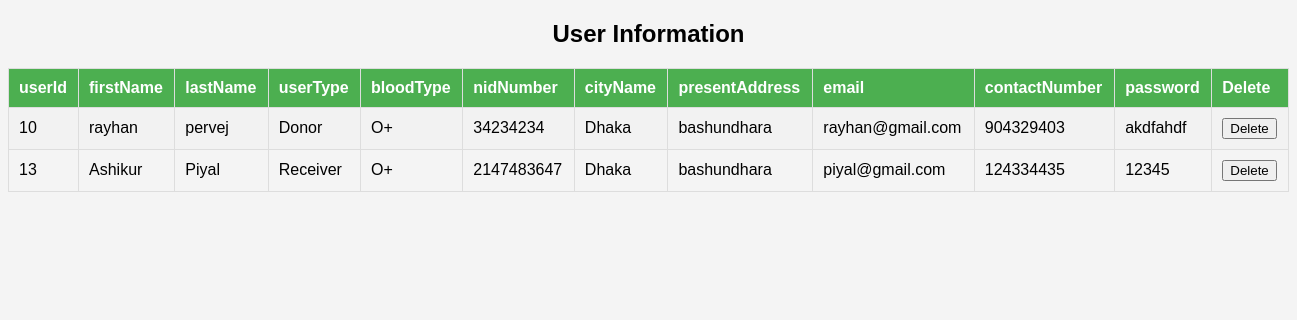
Before: /admin/fetchUserData.php with the older database file.
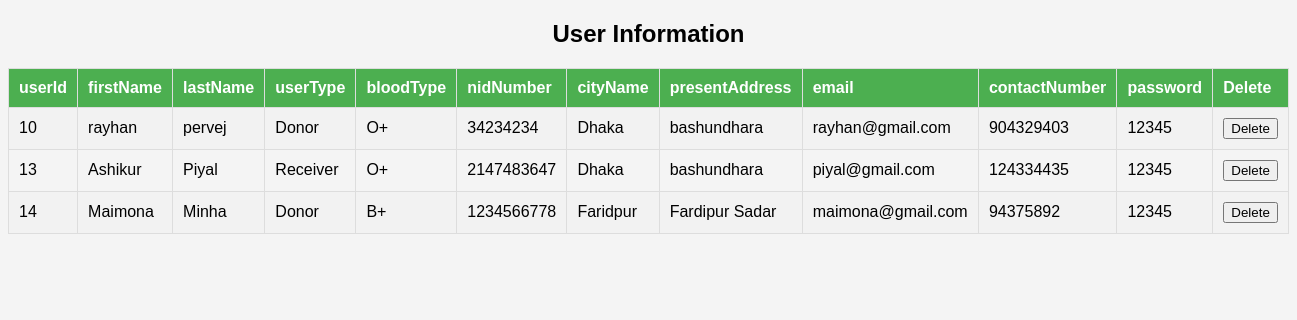
After: the same page with the newer database file.
### tables this page shows
CREATE TABLE `userinfo` (
  `userId` int(15) NOT NULL,
  `firstName` varchar(15) NOT NULL,
  `lastName` varchar(15) NOT NULL,
  `userType` varchar(15) NOT NULL,
  `bloodType` varchar(15) NOT NULL,
  `nidNumber` int(15) NOT NULL,
  `cityName` varchar(15) NOT NULL,
  `presentAddress` varchar(100) NOT NULL,
  `email` varchar(30) NOT NULL,
  `contactNumber` int(15) NOT NULL,
  `password` varchar(15) NOT NULL
);

### admin/fetchUserData.php (the view, shortened to what this page needs)
<?php
$host = 'localhost';
$username = 'root';
$password = '';
$database = 'quickBlood';
$tableName = 'userinfo';
$conn = new mysqli($host, $username, $password, $database);
$sql = "SELECT * FROM $tableName";
$result = $conn->query($sql);
$dataArray = [];
if ($result->num_rows > 0) {
    while ($row = $result->fetch_assoc()) {
        $dataArray[] = $row;
    }
}
?>
<!DOCTYPE html>
<html lang="en">
<head>
</head>
<body>
    <h2>User Information</h2>
    <?php
        if (!empty($dataArray)) {
            echo '<table>';
            echo '<tr>';
            foreach ($dataArray[0] as $key => $value) {
                echo '<th>' . $key . '</th>';
            }
            echo '<th>Delete</th>';
            echo '</tr>';
            foreach ($dataArray as $row) {
                echo '<tr>';
                foreach ($row as $value) {
                    echo '<td>' . $value . '</td>';
                }
                echo '<td><button>Delete</button></td>';
                echo '</tr>';
            }
            echo '</table>';
        } else {
            echo '<p>No user data available</p>';
        }
    ?>
</body>
</html>

### admin/fetchUserData.php (style rules this page uses)
body { font-family: Arial, sans-serif; background-color: #f4f4f4; text-align: center; padding: 0px; }
h2 { color: bla; }
table { width: 100%; margin: 20px auto; border-collapse: collapse; }
th, td { border: 1px solid #ddd; padding: 10px; text-align: left; }
th { background-color: #4CAF50; color: white; }
tr:nth-child(even) { background-color: #f2f2f2; }

Changed rows visible on the page:
added userinfo: userId "14", firstName "Maimona", lastName "Minha", userType "Donor", bloodType "B+", nidNumber "1234566778", cityName "Faridpur", presentAddress "Fardipur Sadar", email "maimona@gmail.com", contactNumber "94375892", password "12345"
Other visible differences:
new list line: "12345"
list line gone: "akdfahdf"
